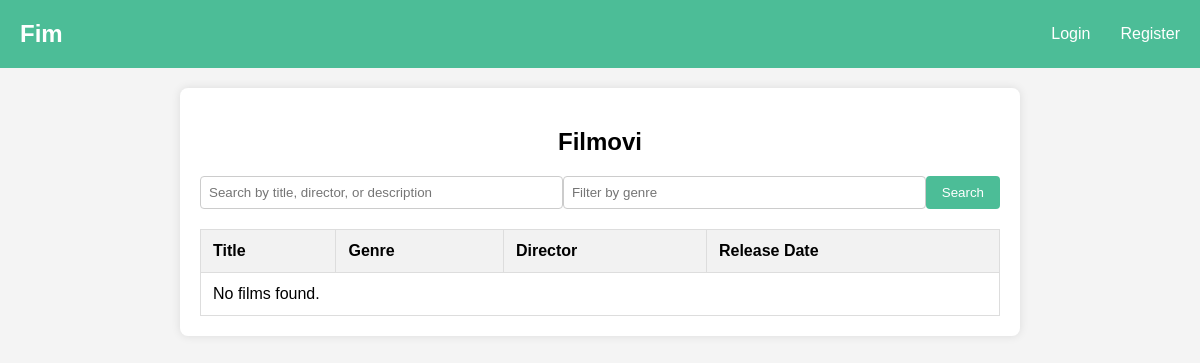
The app's page /, older data.
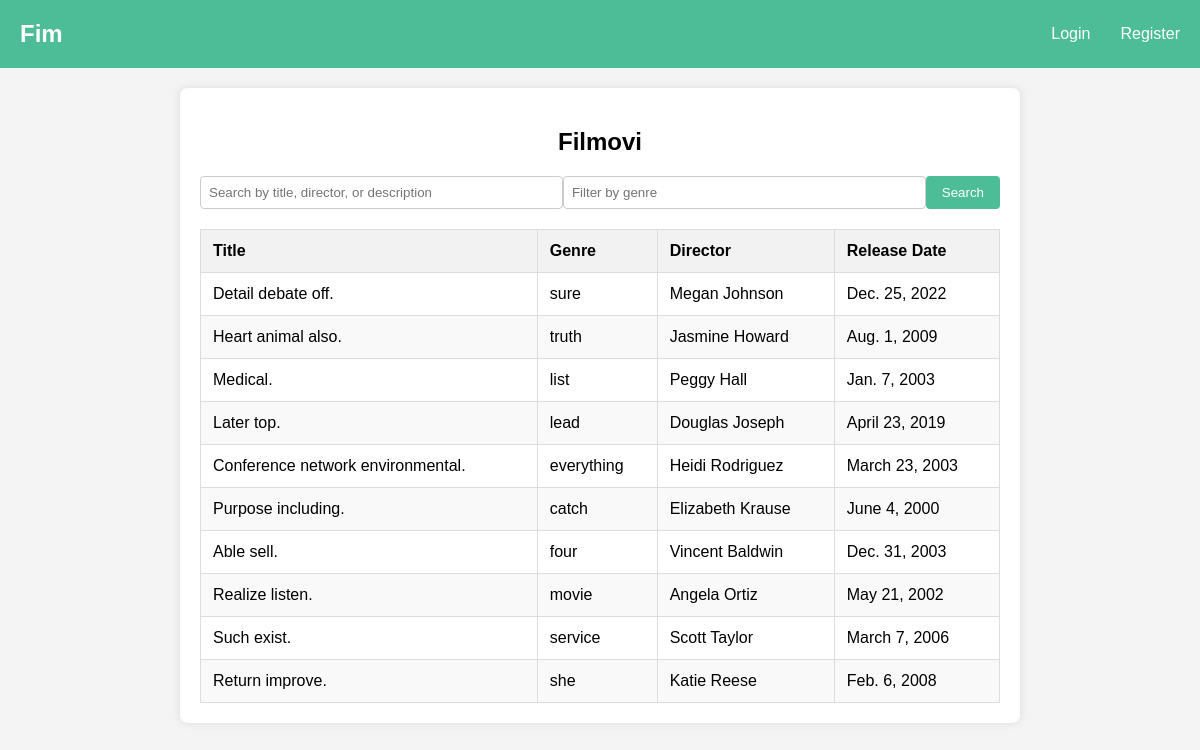
The same page, newer data.
### main/models.py (models this page shows, shortened)
class Film(models.Model):
    title = models.CharField(max_length=255)
    release_date = models.DateField(null=True, blank=True)
    genre = models.CharField(max_length=100)
    director = models.CharField(max_length=255)
    description = models.TextField(blank=True)
    duration = models.IntegerField(null=True, blank=True)
    poster_url = models.URLField(max_length=255, blank=True)
    created_at = models.DateTimeField(auto_now_add=True)
    updated_at = models.DateTimeField(auto_now=True)

### main/views.py (the view)
# urls.py: 2. Add a URL to urlpatterns:  path('', views.home, name='home')
def home(request):
    search_query = request.GET.get("search", "")
    genre_filter = request.GET.get("genre", "")
    films = Film.objects.all()
    if search_query:
        films = films.filter(
            Q(title__icontains=search_query) |
            Q(director__icontains=search_query) |
            Q(description__icontains=search_query)
        )
    if genre_filter:
        films = films.filter(genre__icontains=genre_filter)
    return render(request, 'film_list.html', {'films': films})

### main/templates/film_list.html
{% extends 'index.html' %}
{% block content %}
{% load static %}
<link rel="stylesheet" href="{% static 'film_list.css' %}">
<div class="film-list-container">
    <h2>Filmovi</h2>
    <form method="get" class="search-form">
        <input type="text" name="search" placeholder="Search by title, director, or description"
               value="{{ request.GET.search }}">
        <input type="text" name="genre" placeholder="Filter by genre" value="{{ request.GET.genre }}">
        <button type="submit">Search</button>
    </form>
    <table class="film-table">
        <thead>
            <tr>
                <th>Title</th>
                <th>Genre</th>
                <th>Director</th>
                <th>Release Date</th>
            </tr>
        </thead>
        <tbody>
            {% for film in films %}
                <tr>
                    <td><a href="{% url 'film_detail' film.pk %}">{{ film.title }}</a></td>
                    <td>{{ film.genre }}</td>
                    <td>{{ film.director }}</td>
                    <td>{{ film.release_date }}</td>
                </tr>
            {% empty %}
                <tr>
                    <td colspan="4">No films found.</td>
                </tr>
            {% endfor %}
        </tbody>
    </table>
</div>
{% endblock %}

Row changes from the older to the newer data that the page shows:
added Film: title "Detail debate off.", genre "sure", director "Megan Johnson", release_date "Dec. 25, 2022"
added Film: title "Heart animal also.", genre "truth", director "Jasmine Howard", release_date "Aug. 1, 2009"
added Film: title "Medical.", genre "list", director "Peggy Hall", release_date "Jan. 7, 2003"
added Film: title "Later top.", genre "lead", director "Douglas Joseph", release_date "April 23, 2019"
added Film: title "Conference network environmental.", genre "everything", director "Heidi Rodriguez", release_date "March 23, 2003"
added Film: title "Purpose including.", genre "catch", director "Elizabeth Krause", release_date "June 4, 2000"
added Film: title "Able sell.", genre "four", director "Vincent Baldwin", release_date "Dec. 31, 2003"
added Film: title "Realize listen.", genre "movie", director "Angela Ortiz", release_date "May 21, 2002"
added Film: title "Such exist.", genre "service", director "Scott Taylor", release_date "March 7, 2006"
added Film: title "Return improve.", genre "she", director "Katie Reese", release_date "Feb. 6, 2008"
Text that changed along with them:
text no longer shown: "No films found."
